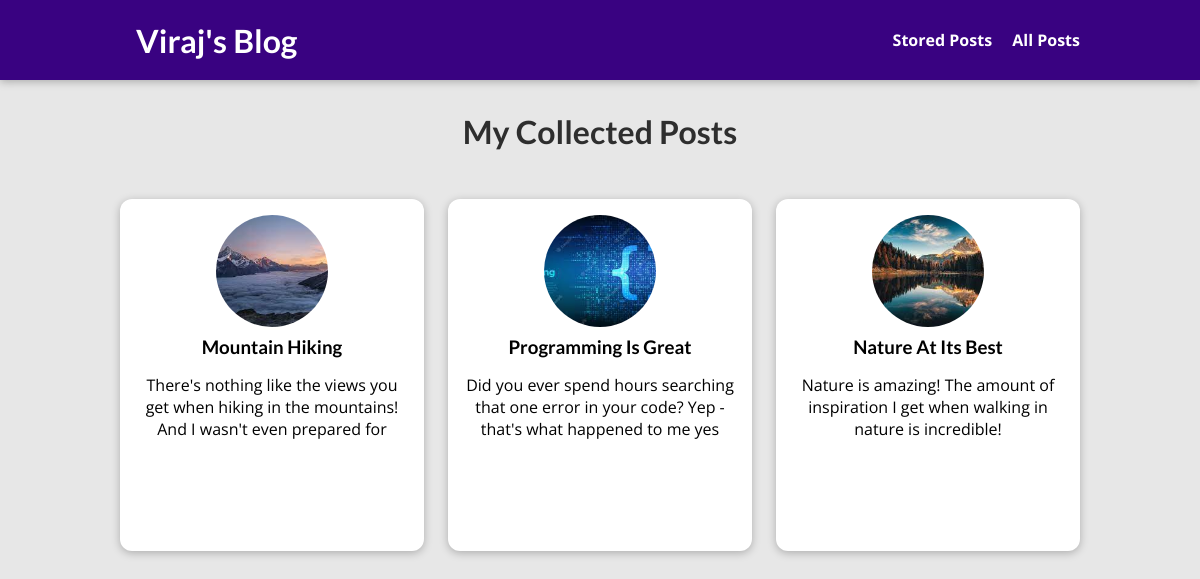
/posts/, run on the app's committed database.
### blog/models.py (models this page shows, shortened)
class Post(models.Model):
    title = models.CharField(max_length=20)
    slug = models.SlugField(unique=True)
    date = models.DateField(auto_now=True)
    image = models.ImageField(upload_to="posts", null=True)
    excerpt = models.CharField(max_length=100)
    content = models.TextField(validators=[MinLengthValidator(10)])
    author = models.ForeignKey(Author, on_delete=models.SET_NULL, null=True)
    tags = models.ManyToManyField(Tag)

### blog/views.py (the view)
# urls.py: path('posts/', views.AllPostsView.as_view(), name='posts'),
class AllPostsView(ListView):
    model = Post
    template_name = 'blog/all_posts.html'

### blog/templates/blog/all_posts.html (shortened to what this page needs)
{% extends "base.html" %}
{% load static %}
{% block css_files %}
  <link rel="stylesheet" href="{% static 'blog/post.css' %}" />
  <link rel="stylesheet" href="{% static 'blog/all_posts.css' %}" />
{% endblock %}
{% block content %}
<section id="all-posts">
  <h2>My Collected Posts</h2>
  <ul>
    {% for post in object_list %}
      {% include "blog/includes/post.html" %}
    {% endfor %}
  </ul>
</section>
{% endblock %}

### blog/templates/blog/includes/post.html
<li>
  <article class="post">
    <a href="{% url 'post-detail' post.slug %}">
      <img src="{{ post.image.url }}" alt="{{ post.title }}"
      />
      <div class="post__content">
        <h3>{{ post.title }}</h3>
        <p>
          {{ post.excerpt }}
        </p>
      </div>
    </a>
  </article>
</li>

### static/app.css (style rules this page uses)
* { box-sizing: border-box; }
html { font-family: 'Open Sans', 'Lato', sans-serif; }
body { margin: 0; }
h1, h2, h3 { font-family: 'Lato', sans-serif; font-weight: bold; }

### blog/static/blog/post.css (style rules this page uses)
.post { display: flex; flex-direction: column; align-items: center; text-align: center; }
.post a { text-decoration: none; color: black; transition: all 0.2s ease; padding: 1rem; }
.post img { width: 5rem; height: 5rem; object-fit: cover; border-radius: 50%; }
.post h3 { margin: 0.25rem 0; }

### blog/static/blog/all_posts.css (style rules this page uses)
body { background-color: #e7e7e7; }
#all-posts { margin: 7rem auto; width: 90%; max-width: 60rem; }
#all-posts h2 { text-align: center; font-size: 2rem; color: #2e2e2e; margin: 3rem 0; }
ul { list-style: none; margin: 0; padding: 0; display: grid; grid-template-columns: repeat(auto-fill, minmax(17rem, 1fr)); gap: 1.5rem; }
.post img { width: 7rem; height: 7rem; }
.post a { height: 22rem; transform-origin: center; box-shadow: 0 2px 8px rgba(0, 0, 0, 0.25); border-radius: 12px; background-color: white; }

### data on the page
Post: image (picture), title "Mountain Hiking", excerpt "There's nothing like the views you get when hiking in the mountains! And I wasn't even prepared for"
Post: image (picture), title "Programming Is Great", excerpt "Did you ever spend hours searching that one error in your code? Yep - that's what happened to me yes"
Post: image (picture), title "Nature At Its Best", excerpt "Nature is amazing! The amount of inspiration I get when walking in nature is incredible!"
